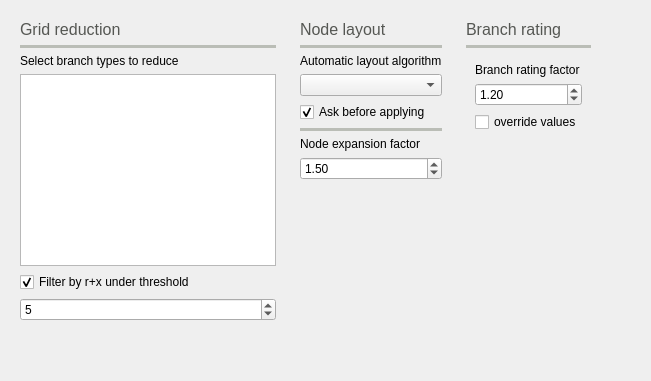
          <widget class="QWidget" name="tab_13">
           <attribute name="icon">
            <iconset resource="icons.qrc">
             <normaloff>:/Icons/icons/automatic_layout.svg</normaloff>:/Icons/icons/automatic_layout.svg</iconset>
           </attribute>
           <attribute name="title">
            <string>Topology</string>
           </attribute>
           <layout class="QGridLayout" name="gridLayout_17">
            <item row="3" column="0">
             <spacer name="verticalSpacer_11">
              <property name="orientation">
               <enum>Qt::Vertical</enum>
              </property>
              <property name="sizeHint" stdset="0">
               <size>
                <width>20</width>
                <height>40</height>
               </size>
              </property>
             </spacer>
            </item>
            <item row="0" column="0">
             <widget class="QFrame" name="frame_27">
              <property name="frameShape">
               <enum>QFrame::NoFrame</enum>
              </property>
              <property name="frameShadow">
               <enum>QFrame::Raised</enum>
              </property>
              <layout class="QVBoxLayout" name="verticalLayout_21">
               <item>
                <widget class="QLabel" name="label_44">
                 <property name="palette">
                  <palette>
                   <active>
                    <colorrole role="WindowText">
                     <brush brushstyle="SolidPattern">
                      <color alpha="255">
                       <red>85</red>
                       <green>87</green>
                       <blue>83</blue>
                      </color>
                     </brush>
                    </colorrole>
                   </active>
                   <inactive>
                    <colorrole role="WindowText">
                     <brush brushstyle="SolidPattern">
                      <color alpha="255">
                       <red>85</red>
                       <green>87</green>
                       <blue>83</blue>
                      </color>
                     </brush>
                    </colorrole>
                   </inactive>
                   <disabled>
                    <colorrole role="WindowText">
                     <brush brushstyle="SolidPattern">
                      <color alpha="255">
                       <red>190</red>
                       <green>190</green>
                       <blue>190</blue>
                      </color>
                     </brush>
                    </colorrole>
                   </disabled>
                  </palette>
                 </property>
                 <property name="font">
                  <font>
                   <pointsize>12</pointsize>
                  </font>
                 </property>
                 <property name="text">
                  <string>Grid reduction</string>
                 </property>
                </widget>
               </item>
               <item>
                <widget class="Line" name="line_20">
                 <property name="palette">
                  <palette>
                   <active>
                    <colorrole role="WindowText">
                     <brush brushstyle="SolidPattern">
                      <color alpha="255">
                       <red>186</red>
                       <green>189</green>
                       <blue>182</blue>
                      </color>
                     </brush>
                    </colorrole>
                   </active>
                   <inactive>
                    <colorrole role="WindowText">
                     <brush brushstyle="SolidPattern">
                      <color alpha="255">
                       <red>186</red>
                       <green>189</green>
                       <blue>182</blue>
                      </color>
                     </brush>
                    </colorrole>
                   </inactive>
                   <disabled>
                    <colorrole role="WindowText">
                     <brush brushstyle="SolidPattern">
                      <color alpha="255">
                       <red>190</red>
                       <green>190</green>
                       <blue>190</blue>
                      </color>
                     </brush>
                    </colorrole>
                   </disabled>
                  </palette>
                 </property>
                 <property name="frameShadow">
                  <enum>QFrame::Plain</enum>
                 </property>
                 <property name="lineWidth">
                  <number>4</number>
                 </property>
                 <property name="orientation">
                  <enum>Qt::Horizontal</enum>
                 </property>
                </widget>
               </item>
               <item>
                <widget class="QLabel" name="label_59">
                 <property name="text">
                  <string>Select branch types to reduce</string>
                 </property>
                </widget>
               </item>
               <item>
                <widget class="QListView" name="removeByTypeListView"/>
               </item>
               <item>
                <widget class="QCheckBox" name="rxThresholdCheckBox">
                 <property name="text">
                  <string>Filter by r+x under threshold</string>
                 </property>
                 <property name="checked">
                  <bool>true</bool>
                 </property>
                </widget>
               </item>
               <item>
                <widget class="QSpinBox" name="rxThresholdSpinBox">
                 <property name="toolTip">
                  <string>&lt;html&gt;&lt;head/&gt;&lt;body&gt;&lt;p&gt;Exponent of the threshold to use.&lt;/p&gt;&lt;p&gt;threshold = 1x10^-factor&lt;/p&gt;&lt;p&gt;i.e.&lt;/p&gt;&lt;p&gt;factor=3&lt;/p&gt;&lt;p&gt;threshold = 1e-3&lt;/p&gt;&lt;/body&gt;&lt;/html&gt;</string>
                 </property>
                 <property name="value">
                  <number>5</number>
                 </property>
                </widget>
               </item>
              </layout>
             </widget>
            </item>
            <item row="0" column="3">
             <spacer name="horizontalSpacer_18">
              <property name="orientation">
               <enum>Qt::Horizontal</enum>
              </property>
              <property name="sizeHint" stdset="0">
               <size>
                <width>40</width>
                <height>20</height>
               </size>
              </property>
             </spacer>
            </item>
            <item row="0" column="1">
             <widget class="QFrame" name="frame_39">
              <property name="frameShape">
               <enum>QFrame::NoFrame</enum>
              </property>
              <property name="frameShadow">
               <enum>QFrame::Raised</enum>
              </property>
              <layout class="QVBoxLayout" name="verticalLayout_36">
               <item>
                <widget class="QLabel" name="label_54">
                 <property name="palette">
                  <palette>
                   <active>
                    <colorrole role="WindowText">
                     <brush brushstyle="SolidPattern">
                      <color alpha="255">
                       <red>85</red>
                       <green>87</green>
                       <blue>83</blue>
                      </color>
                     </brush>
                    </colorrole>
                   </active>
                   <inactive>
                    <colorrole role="WindowText">
                     <brush brushstyle="SolidPattern">
                      <color alpha="255">
                       <red>85</red>
                       <green>87</green>
                       <blue>83</blue>
                      </color>
                     </brush>
                    </colorrole>
                   </inactive>
                   <disabled>
                    <colorrole role="WindowText">
                     <brush brushstyle="SolidPattern">
                      <color alpha="255">
                       <red>190</red>
                       <green>190</green>
                       <blue>190</blue>
                      </color>
                     </brush>
                    </colorrole>
                   </disabled>
                  </palette>
                 </property>
                 <property name="font">
                  <font>
                   <pointsize>12</pointsize>
                  </font>
                 </property>
                 <property name="text">
                  <string>Node layout</string>
                 </property>
                </widget>
               </item>
               <item>
                <widget class="Line" name="line_21">
                 <property name="palette">
                  <palette>
                   <active>
                    <colorrole role="WindowText">
                     <brush brushstyle="SolidPattern">
                      <color alpha="255">
                       <red>186</red>
                       <green>189</green>
                       <blue>182</blue>
                      </color>
                     </brush>
                    </colorrole>
                   </active>
                   <inactive>
                    <colorrole role="WindowText">
                     <brush brushstyle="SolidPattern">
                      <color alpha="255">
                       <red>186</red>
                       <green>189</green>
                       <blue>182</blue>
                      </color>
                     </brush>
                    </colorrole>
                   </inactive>
                   <disabled>
                    <colorrole role="WindowText">
                     <brush brushstyle="SolidPattern">
                      <color alpha="255">
                       <red>190</red>
                       <green>190</green>
                       <blue>190</blue>
                      </color>
                     </brush>
                    </colorrole>
                   </disabled>
                  </palette>
                 </property>
                 <property name="frameShadow">
                  <enum>QFrame::Plain</enum>
                 </property>
                 <property name="lineWidth">
                  <number>4</number>
                 </property>
                 <property name="orientation">
                  <enum>Qt::Horizontal</enum>
                 </property>
                </widget>
               </item>
               <item>
                <widget class="QLabel" name="label_24">
                 <property name="text">
                  <string>Automatic layout algorithm</string>
                 </property>
                 <property name="textFormat">
                  <enum>Qt::PlainText</enum>
                 </property>
                 <property name="scaledContents">
                  <bool>true</bool>
                 </property>
                </widget>
               </item>
               <item>
                <widget class="QComboBox" name="automatic_layout_comboBox">
                 <property name="toolTip">
                  <string>&lt;html&gt;&lt;head/&gt;&lt;body&gt;&lt;p&gt;Algorithm to use for the automatic &lt;/p&gt;&lt;p&gt;layout of the grid nodes&lt;/p&gt;&lt;/body&gt;&lt;/html&gt;</string>
                 </property>
                </widget>
               </item>
               <item>
                <widget class="QCheckBox" name="ask_before_appliying_layout_checkBox">
                 <property name="toolTip">
                  <string>Ask before running the automatic grid layout. This is because you might have a layout already and ruin it accidentally.</string>
                 </property>
                 <property name="text">
                  <string>Ask before applying</string>
                 </property>
                 <property name="checked">
                  <bool>true</bool>
                 </property>
                 <property name="tristate">
                  <bool>false</bool>
                 </property>
                </widget>
               </item>
               <item>
                <widget class="Line" name="line_13">
                 <property name="palette">
                  <palette>
                   <active>
                    <colorrole role="WindowText">
                     <brush brushstyle="SolidPattern">
                      <color alpha="255">
                       <red>186</red>
                       <green>189</green>
                       <blue>182</blue>
                      </color>
                     </brush>
                    </colorrole>
                   </active>
                   <inactive>
                    <colorrole role="WindowText">
                     <brush brushstyle="SolidPattern">
                      <color alpha="255">
                       <red>186</red>
                       <green>189</green>
                       <blue>182</blue>
                      </color>
                     </brush>
                    </colorrole>
                   </inactive>
                   <disabled>
                    <colorrole role="WindowText">
                     <brush brushstyle="SolidPattern">
                      <color alpha="255">
                       <red>190</red>
                       <green>190</green>
                       <blue>190</blue>
                      </color>
                     </brush>
                    </colorrole>
                   </disabled>
                  </palette>
                 </property>
                 <property name="frameShadow">
                  <enum>QFrame::Plain</enum>
                 </property>
                 <property name="lineWidth">
                  <number>4</number>
                 </property>
                 <property name="orientation">
                  <enum>Qt::Horizontal</enum>
                 </property>
                </widget>
               </item>
               <item>
                <widget class="QLabel" name="label_60">
                 <property name="text">
                  <string>Node expansion factor</string>
                 </property>
                </widget>
               </item>
               <item>
                <widget class="QDoubleSpinBox" name="explosion_factor_doubleSpinBox">
                 <property name="toolTip">
                  <string>&lt;html&gt;&lt;head/&gt;&lt;body&gt;&lt;p&gt;When expanding or contracting the distances between nodes, this is the factor that applies.&lt;/p&gt;&lt;/body&gt;&lt;/html&gt;</string>
                 </property>
                 <property name="minimum">
                  <double>0.000000000000000</double>
                 </property>
                 <property name="maximum">
                  <double>999999999.000000000000000</double>
                 </property>
                 <property name="value">
                  <double>1.500000000000000</double>
                 </property>
                </widget>
               </item>
               <item>
                <spacer name="verticalSpacer_13">
                 <property name="orientation">
                  <enum>Qt::Vertical</enum>
                 </property>
                 <property name="sizeHint" stdset="0">
                  <size>
                   <width>20</width>
                   <height>40</height>
                  </size>
                 </property>
                </spacer>
               </item>
              </layout>
             </widget>
            </item>
            <item row="0" column="2">
             <widget class="QFrame" name="frame_31">
              <property name="frameShape">
               <enum>QFrame::NoFrame</enum>
              </property>
              <property name="frameShadow">
               <enum>QFrame::Raised</enum>
              </property>
              <layout class="QVBoxLayout" name="verticalLayout_25">
               <item>
                <widget class="QLabel" name="label_43">
                 <property name="palette">
                  <palette>
                   <active>
                    <colorrole role="WindowText">
                     <brush brushstyle="SolidPattern">
                      <color alpha="255">
                       <red>85</red>
                       <green>87</green>
                       <blue>83</blue>
                      </color>
                     </brush>
                    </colorrole>
                   </active>
                   <inactive>
                    <colorrole role="WindowText">
                     <brush brushstyle="SolidPattern">
                      <color alpha="255">
                       <red>85</red>
                       <green>87</green>
                       <blue>83</blue>
                      </color>
                     </brush>
                    </colorrole>
                   </inactive>
                   <disabled>
                    <colorrole role="WindowText">
                     <brush brushstyle="SolidPattern">
                      <color alpha="255">
                       <red>190</red>
                       <green>190</green>
                       <blue>190</blue>
                      </color>
                     </brush>
                    </colorrole>
                   </disabled>
                  </palette>
                 </property>
                 <property name="font">
                  <font>
                   <pointsize>12</pointsize>
                  </font>
                 </property>
                 <property name="text">
                  <string>Branch rating</string>
                 </property>
                </widget>
               </item>
               <item>
                <widget class="Line" name="line_8">
                 <property name="palette">
                  <palette>
                   <active>
                    <colorrole role="WindowText">
                     <brush brushstyle="SolidPattern">
                      <color alpha="255">
                       <red>186</red>
                       <green>189</green>
                       <blue>182</blue>
                      </color>
                     </brush>
                    </colorrole>
                   </active>
                   <inactive>
                    <colorrole role="WindowText">
                     <brush brushstyle="SolidPattern">
                      <color alpha="255">
                       <red>186</red>
                       <green>189</green>
                       <blue>182</blue>
                      </color>
                     </brush>
                    </colorrole>
                   </inactive>
                   <disabled>
                    <colorrole role="WindowText">
                     <brush brushstyle="SolidPattern">
                      <color alpha="255">
                       <red>190</red>
                       <green>190</green>
                       <blue>190</blue>
                      </color>
                     </brush>
                    </colorrole>
                   </disabled>
                  </palette>
                 </property>
                 <property name="frameShadow">
                  <enum>QFrame::Plain</enum>
                 </property>
                 <property name="lineWidth">
                  <number>4</number>
                 </property>
                 <property name="orientation">
                  <enum>Qt::Horizontal</enum>
                 </property>
                </widget>
               </item>
               <item>
                <widget class="QFrame" name="frame_23">
                 <property name="frameShape">
                  <enum>QFrame::NoFrame</enum>
                 </property>
                 <property name="frameShadow">
                  <enum>QFrame::Raised</enum>
                 </property>
                 <layout class="QVBoxLayout" name="verticalLayout_15">
                  <item>
                   <widget class="QLabel" name="label_34">
                    <property name="text">
                     <string>Branch rating factor</string>
                    </property>
                   </widget>
                  </item>
                  <item>
                   <widget class="QDoubleSpinBox" name="branch_rating_doubleSpinBox">
                    <property name="toolTip">
                     <string>&lt;html&gt;&lt;head/&gt;&lt;body&gt;&lt;p&gt;Factor to aply to the branch calculated power to use as rating&lt;/p&gt;&lt;/body&gt;&lt;/html&gt;</string>
                    </property>
                    <property name="minimum">
                     <double>1.000000000000000</double>
                    </property>
                    <property name="maximum">
                     <double>100.000000000000000</double>
                    </property>
                    <property name="value">
                     <double>1.200000000000000</double>
                    </property>
                   </widget>
                  </item>
                  <item>
                   <widget class="QCheckBox" name="rating_override_checkBox">
                    <property name="text">
                     <string>override values</string>
                    </property>
                   </widget>
                  </item>
                 </layout>
                </widget>
               </item>
               <item>
                <spacer name="verticalSpacer_15">
                 <property name="orientation">
                  <enum>Qt::Vertical</enum>
                 </property>
                 <property name="sizeHint" stdset="0">
                  <size>
                   <width>20</width>
                   <height>40</height>
                  </size>
                 </property>
                </spacer>
               </item>
              </layout>
             </widget>
            </item>
           </layout>
          </widget>
